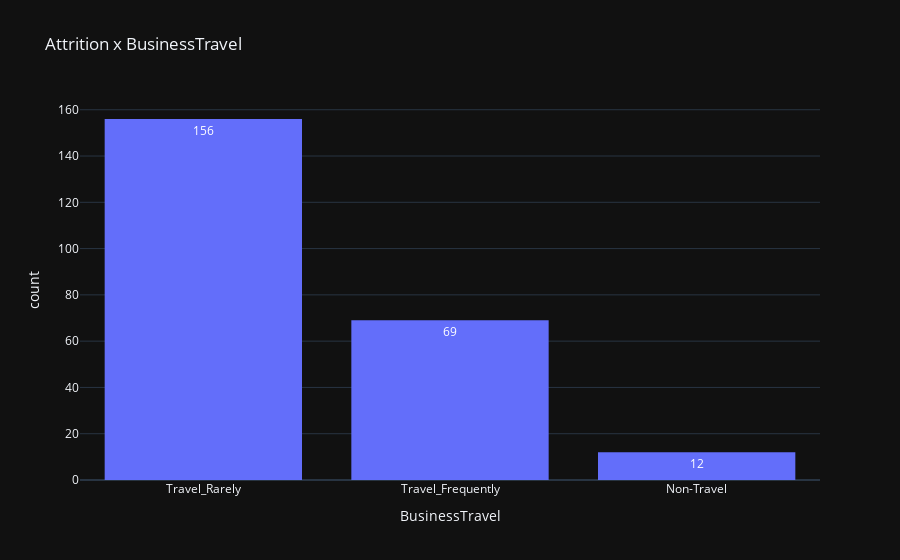
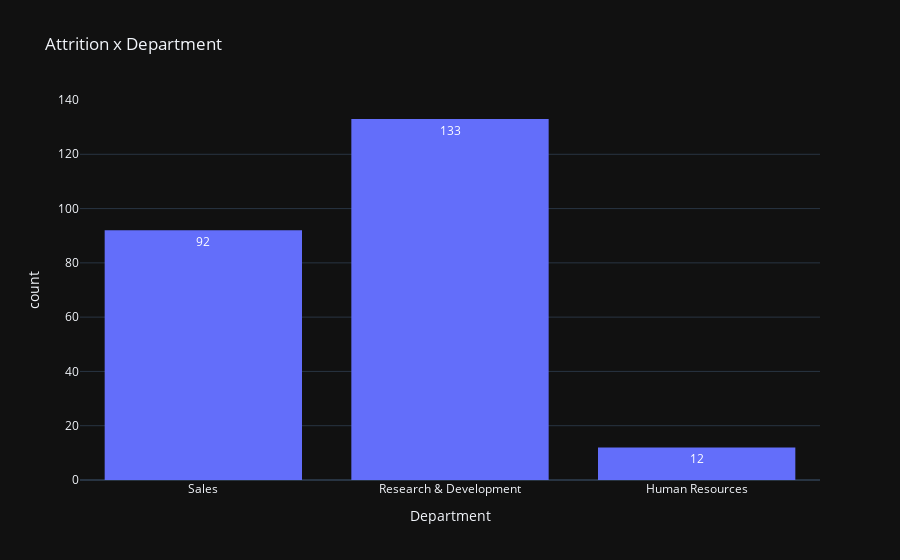
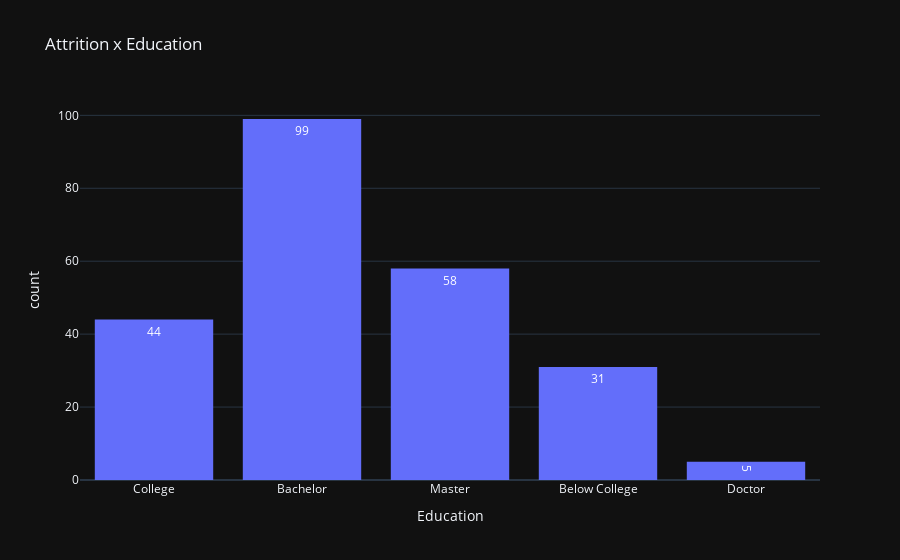
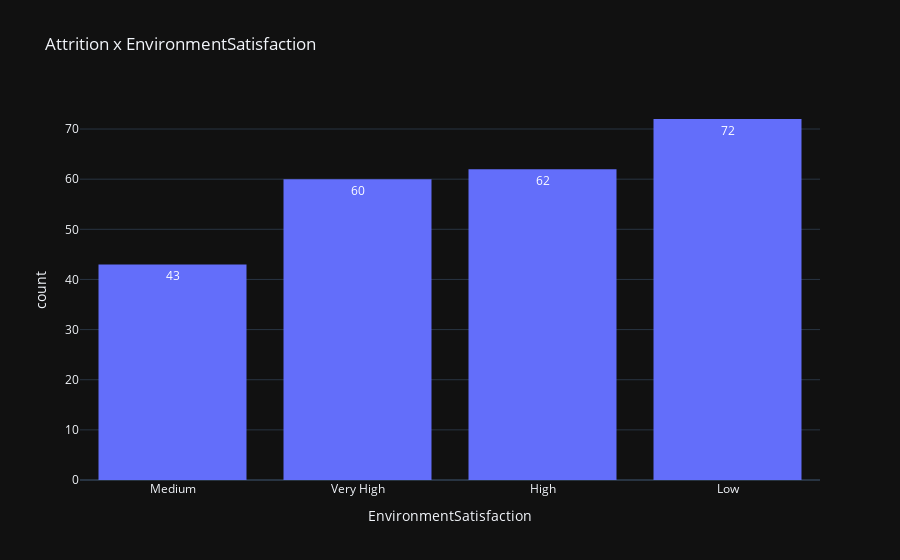

Write notebook code for charts like these, in order.
### Code cell
# Creating visualizations for categorical values
barplot('BusinessTravel')
barplot('Department')
barplot('Education')
barplot('EnvironmentSatisfaction')
barplot('EducationField')
barplot('Gender')
barplot('JobInvolvement')
barplot('JobSatisfaction')
barplot('WorkLifeBalance')
barplot('PerformanceRating')
barplot('JobRole')
barplot('MaritalStatus')
barplot('RelationshipSatisfaction')
barplot('OverTime')

### Figure 1 — Plotly figure (JSON) as saved in the notebook; plotly's stock layout.template omitted (floating-point values rounded to 4 significant figures; data arrays with more than 128 entries replaced by an {"elided": "..."} marker saying what was removed)
{"data": [{"alignmentgroup": "True", "bingroup": "x", "hovertemplate": "BusinessTravel=%{x}<br>count=%{y}<extra></extra>", "legendgroup": "", "marker": {"color": "#636efa", "pattern": {"shape": ""}}, "name": "", "offsetgroup": "", "orientation": "v", "showlegend": false, "texttemplate": "%{value:d3-format}", "type": "histogram", "x": {"elided": "237 str values"}, "xaxis": "x", "yaxis": "y"}], "layout": {"barmode": "relative", "legend": {"tracegroupgap": 0}, "title": {"text": "Attrition x BusinessTravel"}, "xaxis": {"anchor": "y", "domain": [0, 1], "title": {"text": "BusinessTravel"}}, "yaxis": {"anchor": "x", "domain": [0, 1], "title": {"text": "count"}}}}

### Figure 2 — Plotly figure (JSON) as saved in the notebook; plotly's stock layout.template omitted (floating-point values rounded to 4 significant figures; data arrays with more than 128 entries replaced by an {"elided": "..."} marker saying what was removed)
{"data": [{"alignmentgroup": "True", "bingroup": "x", "hovertemplate": "Department=%{x}<br>count=%{y}<extra></extra>", "legendgroup": "", "marker": {"color": "#636efa", "pattern": {"shape": ""}}, "name": "", "offsetgroup": "", "orientation": "v", "showlegend": false, "texttemplate": "%{value:d3-format}", "type": "histogram", "x": {"elided": "237 str values"}, "xaxis": "x", "yaxis": "y"}], "layout": {"barmode": "relative", "legend": {"tracegroupgap": 0}, "title": {"text": "Attrition x Department"}, "xaxis": {"anchor": "y", "domain": [0, 1], "title": {"text": "Department"}}, "yaxis": {"anchor": "x", "domain": [0, 1], "title": {"text": "count"}}}}

### Figure 3 — Plotly figure (JSON) as saved in the notebook; plotly's stock layout.template omitted (floating-point values rounded to 4 significant figures; data arrays with more than 128 entries replaced by an {"elided": "..."} marker saying what was removed)
{"data": [{"alignmentgroup": "True", "bingroup": "x", "hovertemplate": "Education=%{x}<br>count=%{y}<extra></extra>", "legendgroup": "", "marker": {"color": "#636efa", "pattern": {"shape": ""}}, "name": "", "offsetgroup": "", "orientation": "v", "showlegend": false, "texttemplate": "%{value:d3-format}", "type": "histogram", "x": {"elided": "237 str values"}, "xaxis": "x", "yaxis": "y"}], "layout": {"barmode": "relative", "legend": {"tracegroupgap": 0}, "title": {"text": "Attrition x Education"}, "xaxis": {"anchor": "y", "domain": [0, 1], "title": {"text": "Education"}}, "yaxis": {"anchor": "x", "domain": [0, 1], "title": {"text": "count"}}}}

### Figure 4 — Plotly figure (JSON) as saved in the notebook; plotly's stock layout.template omitted (floating-point values rounded to 4 significant figures; data arrays with more than 128 entries replaced by an {"elided": "..."} marker saying what was removed)
{"data": [{"alignmentgroup": "True", "bingroup": "x", "hovertemplate": "EnvironmentSatisfaction=%{x}<br>count=%{y}<extra></extra>", "legendgroup": "", "marker": {"color": "#636efa", "pattern": {"shape": ""}}, "name": "", "offsetgroup": "", "orientation": "v", "showlegend": false, "texttemplate": "%{value:d3-format}", "type": "histogram", "x": {"elided": "237 str values"}, "xaxis": "x", "yaxis": "y"}], "layout": {"barmode": "relative", "legend": {"tracegroupgap": 0}, "title": {"text": "Attrition x EnvironmentSatisfaction"}, "xaxis": {"anchor": "y", "domain": [0, 1], "title": {"text": "EnvironmentSatisfaction"}}, "yaxis": {"anchor": "x", "domain": [0, 1], "title": {"text": "count"}}}}
